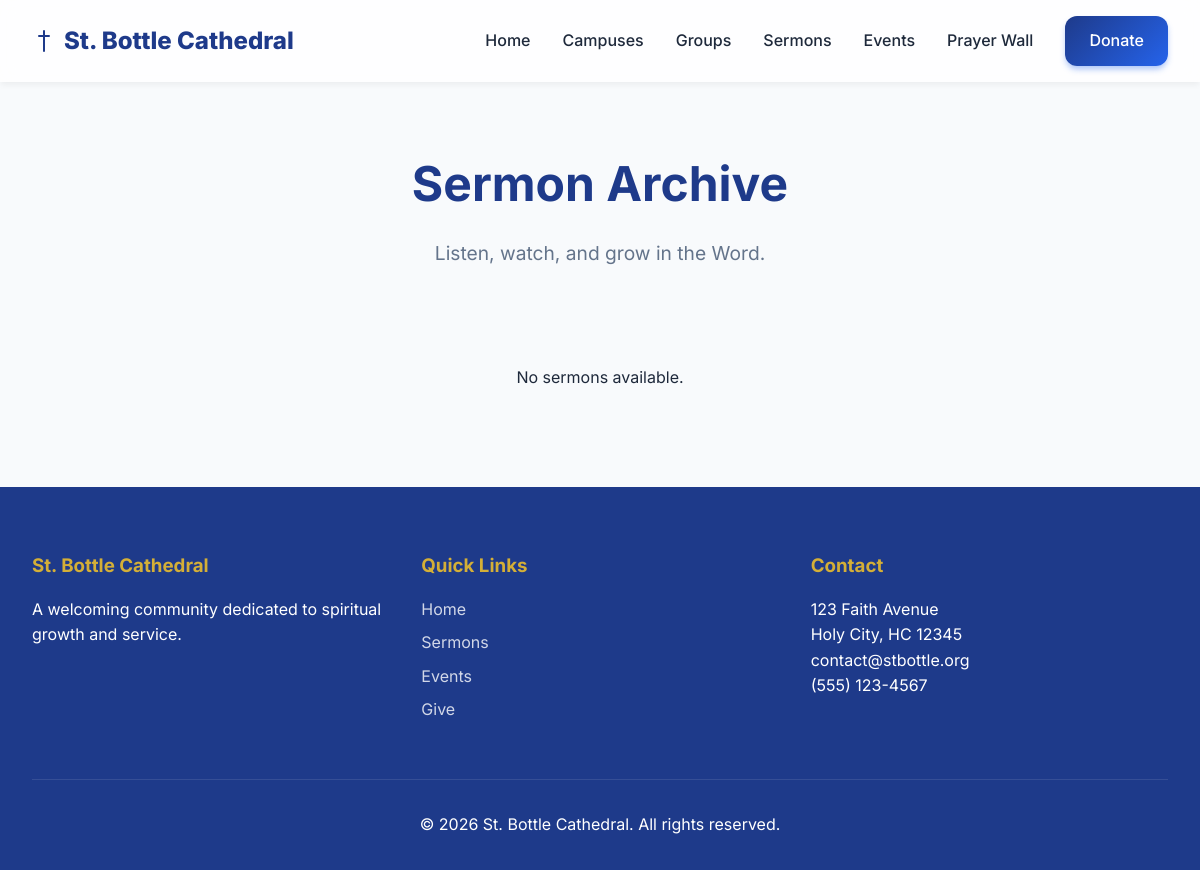
Page /sermons/ on the earlier database version.
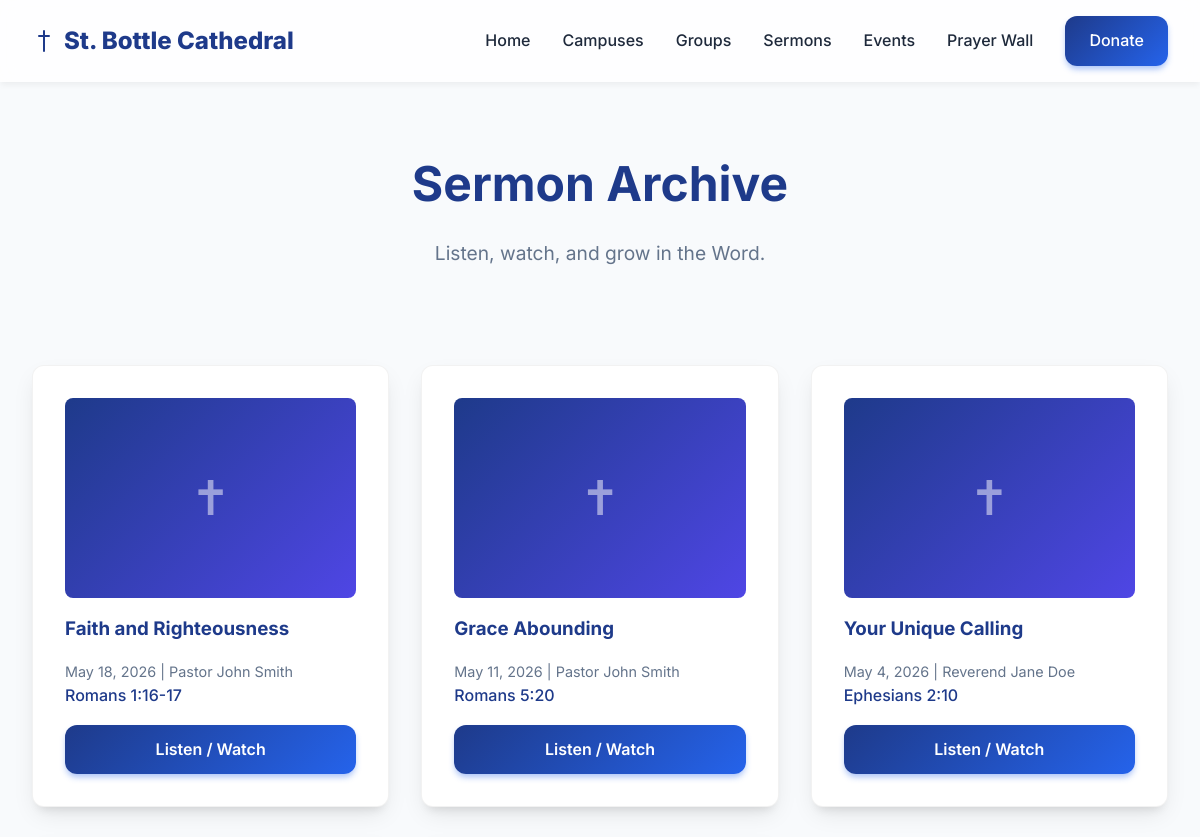
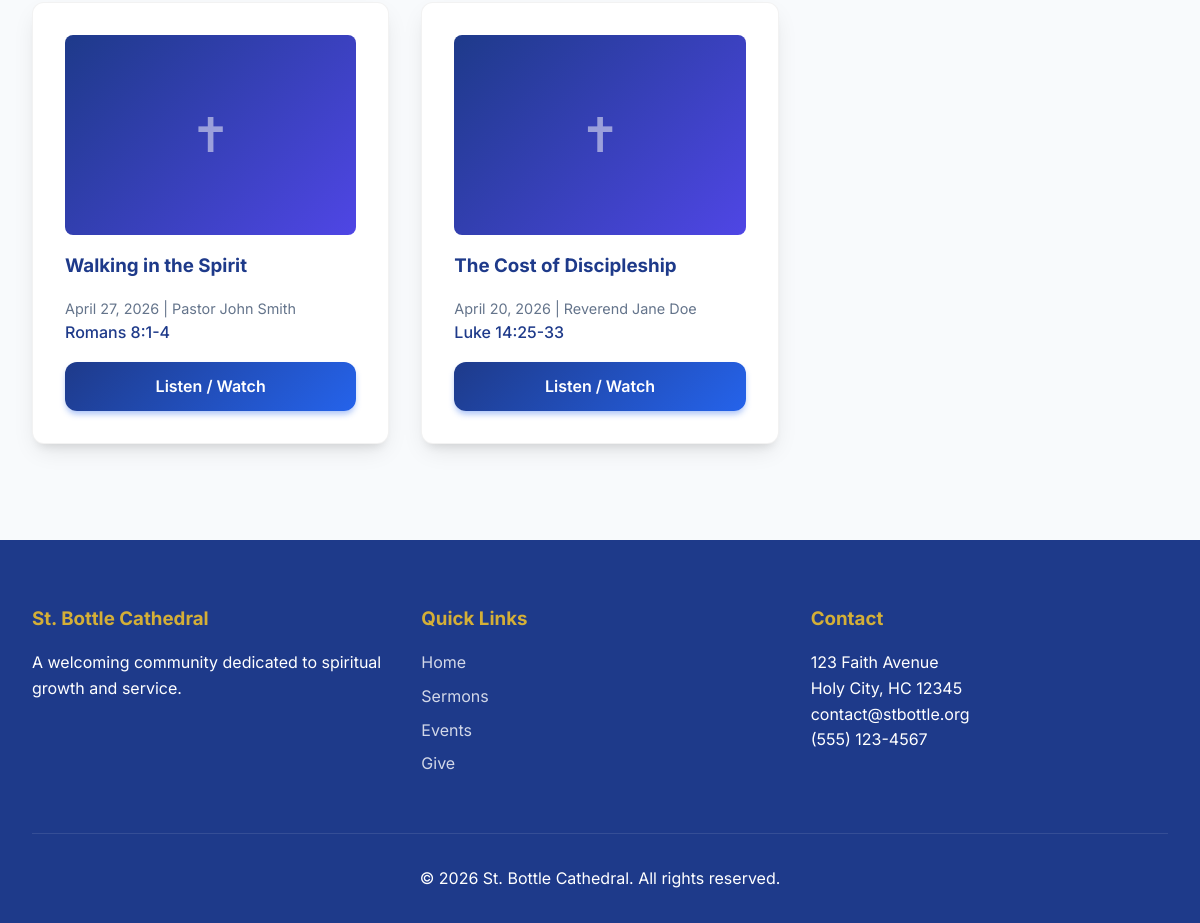
Same page on the later database version (2 pictures, top to bottom).
### sermons/models.py (models this page shows, shortened)
class Sermon(models.Model):
    campus = models.ForeignKey('campuses.Campus', on_delete=models.SET_NULL, null=True, blank=True, related_name='sermons')
    title = models.CharField(max_length=200)
    date = models.DateField()
    passage = models.CharField(max_length=200, blank=True)
    speaker = models.ForeignKey(Speaker, on_delete=models.SET_NULL, null=True, related_name='sermons')
    series = models.ForeignKey(Series, on_delete=models.SET_NULL, null=True, blank=True, related_name='sermons')
    audio_file = models.FileField(upload_to='sermons/audio/', blank=True, null=True)
    video_url = models.URLField(blank=True, help_text="YouTube or Vimeo URL")
    livestream_url = models.URLField(blank=True, help_text="YouTube Live Embed URL if applicable")
    transcript = models.TextField(blank=True)
    created_at = models.DateTimeField(auto_now_add=True)
    class Meta:
        ordering = ['-date']

class Speaker(models.Model):
    name = models.CharField(max_length=100)
    bio = models.TextField(blank=True)
    photo = models.ImageField(upload_to='speakers/', blank=True, null=True)

### sermons/views.py (the view)
# urls.py: path('', views.sermon_list, name='sermon_list'),
def sermon_list(request):
    sermons = Sermon.objects.all()
    return render(request, 'sermons/sermon_list.html', {'sermons': sermons})

### templates/sermons/sermon_list.html (shortened to what this page needs)
{% extends 'base.html' %}
{% block content %}
<div class="container">
    <div style="text-align: center; margin-bottom: 4rem;">
        <h1 style="font-size: 3rem;">Sermon Archive</h1>
        <p style="font-size: 1.2rem; color: var(--text-muted);">Listen, watch, and grow in the Word.</p>
    </div>
    <div class="card-grid">
        {% for sermon in sermons %}
        <div class="card">
            {% if sermon.series and sermon.series.graphic %}
                <img src="{{ sermon.series.graphic.url }}" alt="{{ sermon.series.title }}" style="width: 100%; height: 200px; object-fit: cover; border-radius: 8px; margin-bottom: 1rem;">
            {% else %}
                <div style="width: 100%; height: 200px; background: linear-gradient(135deg, var(--primary), #4F46E5); border-radius: 8px; margin-bottom: 1rem; display: flex; align-items: center; justify-content: center; color: white;">
                    <span style="font-size: 3rem; opacity: 0.5;">✝</span>
                </div>
            {% endif %}
            <h3>{{ sermon.title }}</h3>
            <p style="color: var(--text-muted); font-size: 0.9rem;">
                {{ sermon.date }} | {{ sermon.speaker.name }}
            </p>
            {% if sermon.passage %}
            <p style="font-weight: 500; color: var(--primary); margin-bottom: 1rem;">{{ sermon.passage }}</p>
            {% endif %}
            <a href="{% url 'sermons:sermon_detail' sermon.id %}" class="btn btn-primary" style="width: 100%; text-align: center;">Listen / Watch</a>
        </div>
        {% empty %}
        <p style="grid-column: 1/-1; text-align: center;">No sermons available.</p>
        {% endfor %}
    </div>
</div>
{% endblock %}

### templates/base.html (shortened to what this page needs)
{% load static %}
<!DOCTYPE html>
<html lang="en">
<head>
    <link rel="stylesheet" href="{% static 'css/styles.css' %}">
</head>
<body>
    <nav>
        <div class="nav-container">
            <a href="{% url 'core:home' %}" class="brand">
                <svg width="24" height="24" viewBox="0 0 24 24" fill="none" stroke="currentColor" stroke-width="2" stroke-linecap="round" stroke-linejoin="round"><path d="M12 2v20M17 7H7"/></svg>
                St. Bottle Cathedral
            </a>
            <div class="nav-links">
                <a href="{% url 'core:home' %}">Home</a>
                <a href="{% url 'campuses:campus_list' %}">Campuses</a>
                <a href="{% url 'groups:group_list' %}">Groups</a>
                <a href="{% url 'sermons:sermon_list' %}">Sermons</a>
                <a href="{% url 'events:event_list' %}">Events</a>
                <a href="{% url 'prayers:prayer_wall' %}">Prayer Wall</a>
                <a href="{% url 'donations:donate' %}" class="btn btn-primary" style="color: white;">Donate</a>
            </div>
        </div>
    </nav>
    <main>
        {% block content %}
        {% endblock %}
    </main>
    <footer>
        <div class="footer-content">
            <div class="footer-col">
                <h3>St. Bottle Cathedral</h3>
                <p>A welcoming community dedicated to spiritual growth and service.</p>
            </div>
            <div class="footer-col">
                <h3>Quick Links</h3>
                <a href="{% url 'core:home' %}">Home</a>
                <a href="{% url 'sermons:sermon_list' %}">Sermons</a>
                <a href="{% url 'events:event_list' %}">Events</a>
                <a href="{% url 'donations:donate' %}">Give</a>
            </div>
            <div class="footer-col">
                <h3>Contact</h3>
                <p>123 Faith Avenue</p>
                <p>Holy City, HC 12345</p>
                <p>contact@stbottle.org</p>
                <p>(555) 123-4567</p>
            </div>
        </div>
        <div style="text-align: center; margin-top: 3rem; padding-top: 2rem; border-top: 1px solid rgba(255,255,255,0.1);">
            <p>&copy; {% now "Y" %} St. Bottle Cathedral. All rights reserved.</p>
        </div>
    </footer>
</body>
</html>

### static/css/styles.css (style rules this page uses)
:root { --primary: #1E3A8A; --secondary: #D4AF37; --background: #F8FAFC; --surface: #FFFFFF; --text-main: #1E293B; --text-muted: #64748B; --accent: #E11D48; --radius: 12px; --shadow: 0 10px 25px -5px rgba(0, 0, 0, 0.1), 0 8px 10px -6px rgba(0, 0, 0, 0.1); --shadow-hover: 0 20px 25px -5px rgba(0, 0, 0, 0.1), 0 10px 10px -5px rgba(0, 0, 0, 0.04); }
* { margin: 0; padding: 0; box-sizing: border-box; font-family: 'Inter', sans-serif; }
body { background-color: var(--background); color: var(--text-main); line-height: 1.6; min-height: 100vh; display: flex; flex-direction: column; }
main { flex: 1; }
h1, h2, h3, h4, h5, h6 { color: var(--primary); font-weight: 700; margin-bottom: 1rem; }
a { color: var(--primary); text-decoration: none; transition: color 0.3s ease; }
nav { background: rgba(255, 255, 255, 0.8); backdrop-filter: blur(10px); -webkit-backdrop-filter: blur(10px); position: sticky; top: 0; z-index: 1000; box-shadow: 0 4px 6px -1px rgba(0,0,0,0.05); }
.nav-container { max-width: 1200px; margin: 0 auto; padding: 1rem 2rem; display: flex; justify-content: space-between; align-items: center; }
.brand { font-size: 1.5rem; font-weight: 800; color: var(--primary); display: flex; align-items: center; gap: 0.5rem; }
.nav-links { display: flex; gap: 2rem; align-items: center; }
.nav-links a { font-weight: 500; color: var(--text-main); position: relative; }
.nav-links a::after { content: ''; position: absolute; width: 0; height: 2px; bottom: -4px; left: 0; background-color: var(--secondary); transition: width 0.3s ease; }
.btn { padding: 0.75rem 1.5rem; border-radius: var(--radius); font-weight: 600; cursor: pointer; border: none; transition: all 0.3s cubic-bezier(0.4, 0, 0.2, 1); display: inline-block; }
.btn-primary { background: linear-gradient(135deg, var(--primary), #2563EB); color: white; box-shadow: 0 4px 6px -1px rgba(37, 99, 235, 0.4); }
.card-grid { display: grid; grid-template-columns: repeat(auto-fit, minmax(300px, 1fr)); gap: 2rem; padding: 2rem 0; }
.card { background: var(--surface); border-radius: var(--radius); padding: 2rem; box-shadow: var(--shadow); transition: all 0.3s ease; border: 1px solid rgba(0,0,0,0.05); }
.container { max-width: 1200px; margin: 0 auto; padding: 4rem 2rem; }
footer { background: var(--primary); color: white; padding: 4rem 2rem 2rem; margin-top: auto; }
.footer-content { max-width: 1200px; margin: 0 auto; display: grid; grid-template-columns: repeat(auto-fit, minmax(250px, 1fr)); gap: 2rem; }
.footer-col h3 { color: var(--secondary); }
.footer-col a { color: rgba(255,255,255,0.8); display: block; margin-bottom: 0.5rem; }

Differences in the rows shown:
added Sermon: title "Faith and Righteousness", date "May 18, 2026", speaker.name "Pastor John Smith", passage "Romans 1:16-17"
added Sermon: title "Grace Abounding", date "May 11, 2026", speaker.name "Pastor John Smith", passage "Romans 5:20"
added Sermon: title "Your Unique Calling", date "May 4, 2026", speaker.name "Reverend Jane Doe", passage "Ephesians 2:10"
added Sermon: title "Walking in the Spirit", date "April 27, 2026", speaker.name "Pastor John Smith", passage "Romans 8:1-4"
added Sermon: title "The Cost of Discipleship", date "April 20, 2026", speaker.name "Reverend Jane Doe", passage "Luke 14:25-33"
Other differences:
text no longer shown: "No sermons available."
